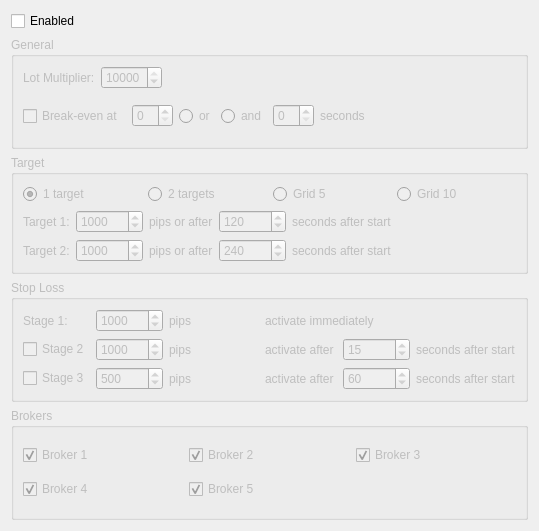
     <widget class="QWidget" name="strategy1Page">
      <property name="geometry">
       <rect>
        <x>0</x>
        <y>0</y>
        <width>539</width>
        <height>531</height>
       </rect>
      </property>
      <attribute name="label">
       <string>Strategy 1</string>
      </attribute>
      <layout class="QVBoxLayout" name="verticalLayout_3">
       <item>
        <widget class="QCheckBox" name="strategy1">
         <property name="text">
          <string>Enabled</string>
         </property>
        </widget>
       </item>
       <item>
        <widget class="QGroupBox" name="strategy1GeneralGroup">
         <property name="enabled">
          <bool>false</bool>
         </property>
         <property name="title">
          <string>General</string>
         </property>
         <layout class="QVBoxLayout" name="verticalLayout_2">
          <item>
           <layout class="QHBoxLayout" name="horizontalLayout_2">
            <item>
             <widget class="QLabel" name="strategy1LotMultiplierLabel">
              <property name="text">
               <string>Lot Multiplier:</string>
              </property>
             </widget>
            </item>
            <item>
             <widget class="QSpinBox" name="strategy1LotMultiplier">
              <property name="minimumSize">
               <size>
                <width>25</width>
                <height>0</height>
               </size>
              </property>
              <property name="minimum">
               <number>1</number>
              </property>
              <property name="maximum">
               <number>10000</number>
              </property>
              <property name="value">
               <number>10000</number>
              </property>
             </widget>
            </item>
            <item>
             <spacer name="strategy1LotMultiplierSpacer">
              <property name="orientation">
               <enum>Qt::Horizontal</enum>
              </property>
              <property name="sizeHint" stdset="0">
               <size>
                <width>40</width>
                <height>20</height>
               </size>
              </property>
             </spacer>
            </item>
           </layout>
          </item>
          <item>
           <layout class="QHBoxLayout" name="horizontalLayout_8">
            <item>
             <widget class="QCheckBox" name="strategy1BreakEven">
              <property name="text">
               <string>Break-even at </string>
              </property>
             </widget>
            </item>
            <item>
             <widget class="QSpinBox" name="strategy1BreakEvenValue">
              <property name="enabled">
               <bool>false</bool>
              </property>
             </widget>
            </item>
            <item>
             <widget class="QRadioButton" name="strategy1BreakEvenOr">
              <property name="enabled">
               <bool>false</bool>
              </property>
              <property name="text">
               <string>or</string>
              </property>
             </widget>
            </item>
            <item>
             <widget class="QRadioButton" name="strategy1BreakEvenAnd">
              <property name="enabled">
               <bool>false</bool>
              </property>
              <property name="text">
               <string>and</string>
              </property>
             </widget>
            </item>
            <item>
             <widget class="QSpinBox" name="strategy1BreakEvenTime">
              <property name="enabled">
               <bool>false</bool>
              </property>
             </widget>
            </item>
            <item>
             <widget class="QLabel" name="strategy1BreakEvenTimeLabel">
              <property name="enabled">
               <bool>false</bool>
              </property>
              <property name="text">
               <string>seconds</string>
              </property>
             </widget>
            </item>
            <item>
             <spacer name="strategy1BreakEvenSpacer">
              <property name="orientation">
               <enum>Qt::Horizontal</enum>
              </property>
              <property name="sizeHint" stdset="0">
               <size>
                <width>40</width>
                <height>20</height>
               </size>
              </property>
             </spacer>
            </item>
           </layout>
          </item>
         </layout>
        </widget>
       </item>
       <item>
        <widget class="QGroupBox" name="strategy1TargetGroup">
         <property name="enabled">
          <bool>false</bool>
         </property>
         <property name="title">
          <string>Target</string>
         </property>
         <property name="flat">
          <bool>false</bool>
         </property>
         <layout class="QVBoxLayout" name="verticalLayout">
          <item>
           <layout class="QHBoxLayout" name="targetsLayout">
            <item>
             <widget class="QRadioButton" name="strategy1Target1">
              <property name="text">
               <string>1 target</string>
              </property>
              <property name="checked">
               <bool>true</bool>
              </property>
             </widget>
            </item>
            <item>
             <widget class="QRadioButton" name="strategy1Target2">
              <property name="text">
               <string>2 targets</string>
              </property>
             </widget>
            </item>
            <item>
             <widget class="QRadioButton" name="strategy1TargetGrid5">
              <property name="text">
               <string>Grid 5</string>
              </property>
             </widget>
            </item>
            <item>
             <widget class="QRadioButton" name="strategy1TargetGrid10">
              <property name="text">
               <string>Grid 10</string>
              </property>
             </widget>
            </item>
           </layout>
          </item>
          <item>
           <layout class="QHBoxLayout" name="horizontalLayout">
            <item>
             <widget class="QLabel" name="strategy1Target1Label">
              <property name="text">
               <string>Target 1:</string>
              </property>
             </widget>
            </item>
            <item>
             <widget class="QSpinBox" name="strategy1Target1Value">
              <property name="minimum">
               <number>1</number>
              </property>
              <property name="maximum">
               <number>100000</number>
              </property>
              <property name="value">
               <number>1000</number>
              </property>
             </widget>
            </item>
            <item>
             <widget class="QLabel" name="strategy1Target1ValueLabel">
              <property name="text">
               <string>pips or after</string>
              </property>
             </widget>
            </item>
            <item>
             <widget class="QSpinBox" name="strategy1Target1Time">
              <property name="minimum">
               <number>1</number>
              </property>
              <property name="maximum">
               <number>100000</number>
              </property>
              <property name="singleStep">
               <number>1</number>
              </property>
              <property name="value">
               <number>120</number>
              </property>
             </widget>
            </item>
            <item>
             <widget class="QLabel" name="strategy1Target1TimeLabel">
              <property name="text">
               <string>seconds after start</string>
              </property>
             </widget>
            </item>
            <item>
             <spacer name="horizontalSpacer_6">
              <property name="orientation">
               <enum>Qt::Horizontal</enum>
              </property>
              <property name="sizeHint" stdset="0">
               <size>
                <width>40</width>
                <height>20</height>
               </size>
              </property>
             </spacer>
            </item>
           </layout>
          </item>
          <item>
           <layout class="QHBoxLayout" name="horizontalLayout_3">
            <item>
             <widget class="QLabel" name="strategy1Target2Label">
              <property name="enabled">
               <bool>false</bool>
              </property>
              <property name="text">
               <string>Target 2:</string>
              </property>
             </widget>
            </item>
            <item>
             <widget class="QSpinBox" name="strategy1Target2Value">
              <property name="enabled">
               <bool>false</bool>
              </property>
              <property name="minimum">
               <number>1</number>
              </property>
              <property name="maximum">
               <number>100000</number>
              </property>
              <property name="value">
               <number>1000</number>
              </property>
             </widget>
            </item>
            <item>
             <widget class="QLabel" name="strategy1Target2ValueLabel">
              <property name="enabled">
               <bool>false</bool>
              </property>
              <property name="text">
               <string>pips or after</string>
              </property>
             </widget>
            </item>
            <item>
             <widget class="QSpinBox" name="strategy1Target2Time">
              <property name="enabled">
               <bool>false</bool>
              </property>
              <property name="minimum">
               <number>1</number>
              </property>
              <property name="maximum">
               <number>100000</number>
              </property>
              <property name="singleStep">
               <number>1</number>
              </property>
              <property name="value">
               <number>240</number>
              </property>
             </widget>
            </item>
            <item>
             <widget class="QLabel" name="strategy1Target2TimeLabel">
              <property name="enabled">
               <bool>false</bool>
              </property>
              <property name="text">
               <string>seconds after start</string>
              </property>
             </widget>
            </item>
            <item>
             <spacer name="horizontalSpacer_7">
              <property name="orientation">
               <enum>Qt::Horizontal</enum>
              </property>
              <property name="sizeHint" stdset="0">
               <size>
                <width>40</width>
                <height>20</height>
               </size>
              </property>
             </spacer>
            </item>
           </layout>
          </item>
         </layout>
        </widget>
       </item>
       <item>
        <widget class="QGroupBox" name="strategy1StopLossGroup">
         <property name="enabled">
          <bool>false</bool>
         </property>
         <property name="title">
          <string>Stop Loss</string>
         </property>
         <layout class="QGridLayout" name="gridLayout">
          <item row="0" column="0">
           <widget class="QLabel" name="strategy1StopLoss1">
            <property name="text">
             <string>Stage 1:</string>
            </property>
           </widget>
          </item>
          <item row="0" column="1">
           <widget class="QSpinBox" name="strategy1StopLoss1Pips">
            <property name="minimum">
             <number>1</number>
            </property>
            <property name="maximum">
             <number>100000</number>
            </property>
            <property name="value">
             <number>1000</number>
            </property>
           </widget>
          </item>
          <item row="0" column="2">
           <widget class="QLabel" name="strategy1StopLoss1PipsLabel">
            <property name="text">
             <string>pips</string>
            </property>
           </widget>
          </item>
          <item row="0" column="3">
           <spacer name="horizontalSpacer">
            <property name="orientation">
             <enum>Qt::Horizontal</enum>
            </property>
            <property name="sizeHint" stdset="0">
             <size>
              <width>39</width>
              <height>20</height>
             </size>
            </property>
           </spacer>
          </item>
          <item row="0" column="4">
           <widget class="QLabel" name="strategy1StopLoss1TimeLabel">
            <property name="text">
             <string>activate immediately</string>
            </property>
           </widget>
          </item>
          <item row="1" column="0">
           <widget class="QCheckBox" name="strategy1StopLoss2">
            <property name="text">
             <string>Stage 2</string>
            </property>
           </widget>
          </item>
          <item row="1" column="1">
           <widget class="QSpinBox" name="strategy1StopLoss2Pips">
            <property name="enabled">
             <bool>false</bool>
            </property>
            <property name="minimum">
             <number>1</number>
            </property>
            <property name="maximum">
             <number>100000</number>
            </property>
            <property name="value">
             <number>1000</number>
            </property>
           </widget>
          </item>
          <item row="1" column="2">
           <widget class="QLabel" name="strategy1StopLoss2PipsLabel">
            <property name="enabled">
             <bool>false</bool>
            </property>
            <property name="text">
             <string>pips</string>
            </property>
           </widget>
          </item>
          <item row="1" column="3">
           <spacer name="horizontalSpacer_2">
            <property name="orientation">
             <enum>Qt::Horizontal</enum>
            </property>
            <property name="sizeHint" stdset="0">
             <size>
              <width>39</width>
              <height>20</height>
             </size>
            </property>
           </spacer>
          </item>
          <item row="1" column="4">
           <layout class="QHBoxLayout" name="horizontalLayout_9">
            <item>
             <widget class="QLabel" name="strategy1StopLoss2ActivateLabel">
              <property name="enabled">
               <bool>false</bool>
              </property>
              <property name="text">
               <string>activate after </string>
              </property>
             </widget>
            </item>
            <item>
             <widget class="QSpinBox" name="strategy1StopLoss2Time">
              <property name="enabled">
               <bool>false</bool>
              </property>
              <property name="minimumSize">
               <size>
                <width>50</width>
                <height>0</height>
               </size>
              </property>
              <property name="minimum">
               <number>1</number>
              </property>
              <property name="maximum">
               <number>100000</number>
              </property>
              <property name="value">
               <number>15</number>
              </property>
             </widget>
            </item>
            <item>
             <widget class="QLabel" name="strategy1StopLoss2TimeLabel">
              <property name="enabled">
               <bool>false</bool>
              </property>
              <property name="text">
               <string>seconds after start</string>
              </property>
             </widget>
            </item>
           </layout>
          </item>
          <item row="2" column="0">
           <widget class="QCheckBox" name="strategy1StopLoss3">
            <property name="text">
             <string>Stage 3</string>
            </property>
           </widget>
          </item>
          <item row="2" column="1">
           <widget class="QSpinBox" name="strategy1StopLoss3Pips">
            <property name="enabled">
             <bool>false</bool>
            </property>
            <property name="minimum">
             <number>1</number>
            </property>
            <property name="maximum">
             <number>100000</number>
            </property>
            <property name="value">
             <number>500</number>
            </property>
           </widget>
          </item>
          <item row="2" column="2">
           <widget class="QLabel" name="strategy1StopLoss3PipsLabel">
            <property name="enabled">
             <bool>false</bool>
            </property>
            <property name="text">
             <string>pips</string>
            </property>
           </widget>
          </item>
          <item row="2" column="3">
           <spacer name="horizontalSpacer_3">
            <property name="orientation">
             <enum>Qt::Horizontal</enum>
            </property>
            <property name="sizeHint" stdset="0">
             <size>
              <width>39</width>
              <height>20</height>
             </size>
            </property>
           </spacer>
          </item>
          <item row="2" column="4">
           <layout class="QHBoxLayout" name="horizontalLayout_10">
            <item>
             <widget class="QLabel" name="strategy1StopLoss3ActivateLabel">
              <property name="enabled">
               <bool>false</bool>
              </property>
              <property name="text">
               <string>activate after </string>
              </property>
             </widget>
            </item>
            <item>
             <widget class="QSpinBox" name="strategy1StopLoss3Time">
              <property name="enabled">
               <bool>false</bool>
              </property>
              <property name="minimumSize">
               <size>
                <width>50</width>
                <height>0</height>
               </size>
              </property>
              <property name="minimum">
               <number>1</number>
              </property>
              <property name="maximum">
               <number>100000</number>
              </property>
              <property name="value">
               <number>60</number>
              </property>
             </widget>
            </item>
            <item>
             <widget class="QLabel" name="lstrategy1StopLoss3TimeLabel">
              <property name="enabled">
               <bool>false</bool>
              </property>
              <property name="text">
               <string>seconds after start</string>
              </property>
             </widget>
            </item>
           </layout>
          </item>
         </layout>
        </widget>
       </item>
       <item>
        <widget class="QGroupBox" name="strategy1BrokersGroup">
         <property name="enabled">
          <bool>false</bool>
         </property>
         <property name="title">
          <string>Brokers</string>
         </property>
         <layout class="QGridLayout" name="gridLayout_2">
          <item row="0" column="0">
           <widget class="QCheckBox" name="strategy1Broker1">
            <property name="text">
             <string>Broker 1</string>
            </property>
            <property name="checked">
             <bool>true</bool>
            </property>
           </widget>
          </item>
          <item row="0" column="1">
           <widget class="QCheckBox" name="strategy1Broker2">
            <property name="text">
             <string>Broker 2</string>
            </property>
            <property name="checked">
             <bool>true</bool>
            </property>
           </widget>
          </item>
          <item row="0" column="2">
           <widget class="QCheckBox" name="strategy1Broker3">
            <property name="text">
             <string>Broker 3</string>
            </property>
            <property name="checked">
             <bool>true</bool>
            </property>
           </widget>
          </item>
          <item row="1" column="0">
           <widget class="QCheckBox" name="strategy1Broker4">
            <property name="text">
             <string>Broker 4</string>
            </property>
            <property name="checked">
             <bool>true</bool>
            </property>
           </widget>
          </item>
          <item row="1" column="1">
           <widget class="QCheckBox" name="strategy1Broker5">
            <property name="text">
             <string>Broker 5</string>
            </property>
            <property name="checked">
             <bool>true</bool>
            </property>
           </widget>
          </item>
         </layout>
        </widget>
       </item>
      </layout>
      <zorder>strategy1StopLossGroup</zorder>
      <zorder>strategy1TargetGroup</zorder>
      <zorder>strategy1</zorder>
      <zorder>strategy1GeneralGroup</zorder>
      <zorder>strategy1BrokersGroup</zorder>
     </widget>
